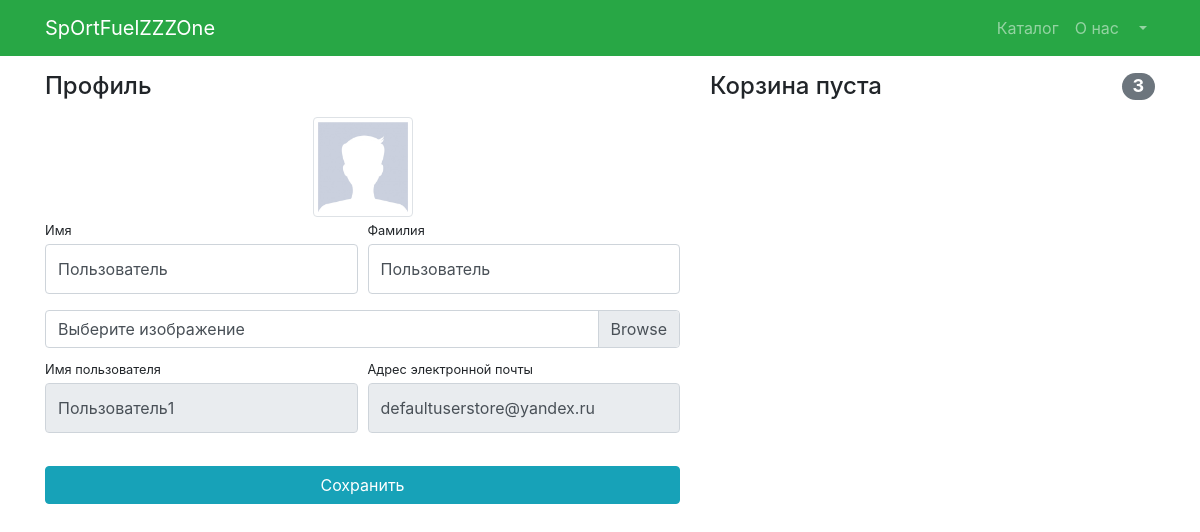
The app's page /users/profile/17/ (signed in) with its own data.
### users/models.py (models this page shows)
class User(AbstractUser):
    image = models.ImageField(upload_to='users_images',null=True, blank=True)
    is_verified_email = models.BooleanField(default=False)

### users/views.py (the view, shortened to what this page needs)
# urls.py: path('profile/<int:pk>/', login_required(UserProfileView.as_view()), name="profile"),
class UserProfileView(TitleMixin, UpdateView):
    model = User
    form_class = UserProfileForm
    template_name = 'users/profile.html'
    title = 'Store - Личный кабинет'

### users/forms.py
class UserProfileForm(UserChangeForm):
    first_name=forms.CharField(widget=forms.TextInput(attrs={
        'class':'form-control py-4',}))
    last_name = forms.CharField(widget=forms.TextInput(attrs={
        'class': 'form-control py-4', }))
    image = forms.ImageField(widget=forms.FileInput(attrs={
        'class': 'custom-file-input', }), required=False)
    username = forms.CharField(widget=forms.TextInput(attrs={
        'class': 'form-control py-4', 'readonly': True}))
    email = forms.CharField(widget=forms.TextInput(attrs={
        'class': 'form-control py-4', 'readonly': True}))
    class Meta:
        model= User
        fields = ('first_name','last_name', 'image', 'username', 'email')

### common/views.py (called while the page is built)
    def get_context_data(self, **kwargs):
        context = super(TitleMixin, self).get_context_data(**kwargs)
        context['title'] = self.title
        return context

### products/context_processors.py (called while the page is built)
def baskets(request):
    user = request.user
    return {'baskets': Basket.objects.filter(user = user) if user.is_authenticated else []}

### users/templates/users/profile.html (shortened to what this page needs)
{% extends 'products/base.html' %}
{% load static %}
{% block css %}
<link href="{% static 'vendor/css/profile.css' %}" rel="stylesheet">
{% endblock %}
{% block content %}
<div class="container">
    <div class="row">
        <div class="col-lg-7">
            <h4 class="mt-3 mb-3">Профиль</h4>
            <div class="col-lg-12 text-center">
                <img width="100" height="100"
                     src="{% if user.image %} {{ user.image.url }} {% else %} {% static 'vendor/img/users/default_avatar.jpg' %} {% endif %}"
                     class="img-thumbnail">
            </div>
            <form action="{% url 'users:profile' user.id %}", method="post" enctype="multipart/form-data">
                <div class="form-row">
                    <div class="col-lg-6">
                        <div class="form-group">
                            <label class="small mb-1" for="{{form.first_name.id_for_label}}">Имя</label>
                            {{form.first_name}}
                        </div>
                    </div>
                    <div class="col-lg-6">
                        <div class="form-group">
                            <label class="small mb-1" for="{{form.last_name.id_for_label}}">Фамилия</label>
                            {{form.last_name}}
                        </div>
                    </div>
                </div>
                <div class="form-row mb-2">
                    <div class="col-lg-12">
                        <div class="custom-file">
                            <label class="custom-file-label" for="{{form.image.id_for_label}}">Выберите изображение</label>
                        </div>
                    </div>
                </div>
                <div class="form-row">
                    <div class="col-lg-6">
                        <label class="small mb-1" for="{{form.username.id_for_label}}">Имя пользователя</label>
                        {{form.username}}
                    </div>
                    <div class="col-lg-6">
                        <label class="small mb-1" for="{{form.email.id_for_label}}">Адрес электронной
                            почты</label>
                        {{form.email}}
                    </div>
                </div>
                <div class="form-row">
                    <div class="col-lg-12" style="margin-top: 33px;">
                        <input class="btn btn-info btn-block" type="submit" value="Сохранить">
                    </div>
                </div>
            </form>
        </div>
        <div class="col-lg-5">
            {% include 'products/baskets.html'%}
        </div>
    </div>
</div>
{% endblock %}

### records on screen
User: first_name "Пользователь", last_name "Пользователь", username "Пользователь1", email "defaultuserstore@yandex.ru"
